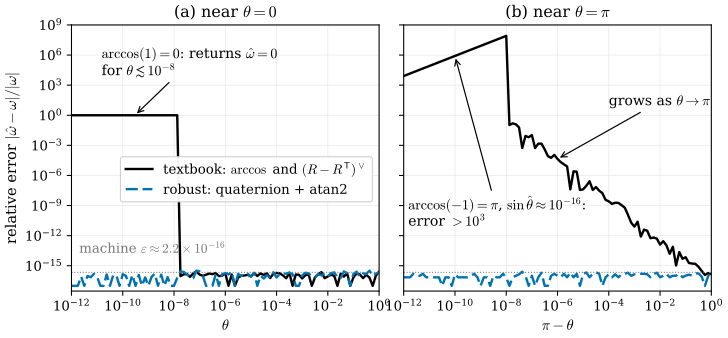

Here is the Python script that generated this plot:
"""Figure 28.1.3: numerical accuracy of two implementations of Log on SO(3) in float64 (Section 28.1).

For each angle theta (fixed unit axis n), the rotation Exp(theta n) is computed in 50-digit arithmetic (mpmath) and
rounded to float64. Its exact log is then computed again in 50 digits from the rounded matrix. The plot shows the
relative error |w_hat - w| / |w| of
  * black: the textbook formula theta = arccos((tr R - 1)/2), w = theta/(2 sin theta) (R - R^T)^vee,
  * blue:  the robust route R -> quaternion (Shepperd) -> 2 atan2(|v|, q0) v/|v| with a Taylor series near 0
           (the form used by Sophus).
(a) near theta = 0 (horizontal axis theta), (b) near theta = pi (horizontal axis pi - theta). Errors below 1e-17
are drawn at 1e-17.
Self-check: the robust error stays below 1e-14 everywhere; the textbook formula returns 0 (relative error 1) for
theta < 1e-8; its error exceeds 1e-6 for pi - theta <= 1e-6 and exceeds 1 (completely wrong) for pi - theta <= 1e-8.

Run from the project root:
``PYTHONPATH=tools python3 chapters/28-lie-groups-poses/figures/fig-28-1-3-log-accuracy.py``
"""

import os
import pathlib
import sys

os.environ.setdefault("OMP_NUM_THREADS", "4")
os.environ.setdefault("OPENBLAS_NUM_THREADS", "4")
sys.path.insert(0, str(pathlib.Path(__file__).resolve().parents[1] / "lib"))
import dglie as L  # noqa: E402

import dgfig  # noqa: E402

dgfig.setup()

import matplotlib.pyplot as plt  # noqa: E402
import mpmath as mp  # noqa: E402
import numpy as np  # noqa: E402

C = dgfig.COLORS
mp.mp.dps = 50
N_AXIS = np.array([0.48, -0.6, 0.64])
N_AXIS = N_AXIS / np.linalg.norm(N_AXIS)
FLOOR = 1e-17


def R_exact(th):
    nn = [mp.mpf(float(x)) for x in N_AXIS]
    s = mp.sqrt(sum(x * x for x in nn))
    nn = [x / s for x in nn]
    K = mp.matrix([[0, -nn[2], nn[1]], [nn[2], 0, -nn[0]], [-nn[1], nn[0], 0]])
    return mp.eye(3) + mp.sin(th) * K + (1 - mp.cos(th)) * K * K


def log_hp(Rf):
    """50-digit log of the float64 matrix Rf (angle by atan2, axis from the symmetric part near pi)."""
    R = mp.matrix(Rf.tolist())
    tr = R[0, 0] + R[1, 1] + R[2, 2]
    a = mp.matrix([R[2, 1] - R[1, 2], R[0, 2] - R[2, 0], R[1, 0] - R[0, 1]]) / 2
    c = (tr - 1) / 2
    sn = mp.sqrt(a[0] ** 2 + a[1] ** 2 + a[2] ** 2)
    th = mp.atan2(sn, c)
    if th < mp.mpf("0.5"):
        return np.array([float(x * th / sn) for x in a])
    B = (R + R.T) / 2 - c * mp.eye(3)
    k = max(range(3), key=lambda i: B[i, i])
    v = mp.matrix([B[k, 0], B[k, 1], B[k, 2]])
    v = v / mp.sqrt(v[0] ** 2 + v[1] ** 2 + v[2] ** 2)
    if sum(v[i] * a[i] for i in range(3)) < 0:
        v = -v
    return np.array([float(x * th) for x in v])


def errors(thetas):
    e_naive, e_rob = [], []
    for th in thetas:
        Rf = np.array(R_exact(th).tolist(), dtype=float)
        wt = log_hp(Rf)
        e_naive.append(np.linalg.norm(L.logSO3_naive(Rf) - wt) / np.linalg.norm(wt))
        e_rob.append(np.linalg.norm(L.logSO3(Rf) - wt) / np.linalg.norm(wt))
    return np.maximum(e_naive, FLOOR), np.maximum(e_rob, FLOOR)


x0 = np.logspace(-12, 0, 97)
n0, r0 = errors([mp.mpf(float(x)) for x in x0])
x1 = np.logspace(-12, 0, 97)
n1, r1 = errors([mp.pi - mp.mpf(float(x)) for x in x1])

assert max(r0.max(), r1.max()) < 1e-14
assert np.all(n0[x0 < 1e-8] > 0.99)
assert np.all(n1[x1 <= 1e-6] > 1e-6) and np.all(n1[x1 <= 1e-8] > 1.0)

fig, axs = plt.subplots(1, 2, figsize=(8.6, 3.6), sharey=True, gridspec_kw=dict(wspace=0.08))
for ax, x, en, er, lab, ttl in [(axs[0], x0, n0, r0, r"$\theta$", r"(a) near $\theta = 0$"),
                                (axs[1], x1, n1, r1, r"$\pi - \theta$", r"(b) near $\theta = \pi$")]:
    ax.loglog(x, en, color=C["main"], lw=1.8, label=r"textbook: $\arccos$ and $(R - R^{\mathsf{T}})^\vee$")
    ax.loglog(x, er, color=C["tangent"], lw=1.8, ls=(0, (5, 2)), label="robust: quaternion + atan2")
    ax.axhline(2.2e-16, color=C["aux"], lw=0.8, ls=":")
    ax.set_xlabel(lab)
    ax.set_title(ttl, fontsize=12)
    ax.set_xlim(1e-12, 1)
    ax.set_ylim(3e-18, 1e9)
    ax.grid(True, which="major", color="#E5E5E5", lw=0.5)
axs[0].set_ylabel(r"relative error $|\hat\omega - \omega| / |\omega|$")
axs[0].text(2e-12, 2e-14, r"machine $\varepsilon \approx 2.2\times 10^{-16}$", fontsize=10, color=C["aux"])
axs[0].annotate(r"$\arccos(1) = 0$: returns $\hat\omega = 0$" + "\n" + r"for $\theta \lesssim 10^{-8}$",
                xy=(3e-10, 1.0), xytext=(1.5e-11, 1e4), fontsize=10.5, arrowprops=dict(arrowstyle="->", lw=0.9))
axs[1].annotate("grows as " + r"$\theta \to \pi$", xy=(1e-6, 4.4e-5), xytext=(1e-4, 1e1), fontsize=10.5,
                arrowprops=dict(arrowstyle="->", lw=0.9))
axs[1].annotate(r"$\arccos(-1) = \pi$, $\sin\hat\theta \approx 10^{-16}$:" + "\n" + r"error $> 10^{3}$",
                xy=(1e-10, 8e5), xytext=(1.5e-12, 1e-11), fontsize=10.5, arrowprops=dict(arrowstyle="->", lw=0.9))
axs[0].legend(loc="center right", bbox_to_anchor=(1.0, 0.42), fontsize=10, frameon=True, framealpha=0.95)

dgfig.save(fig, __file__)
